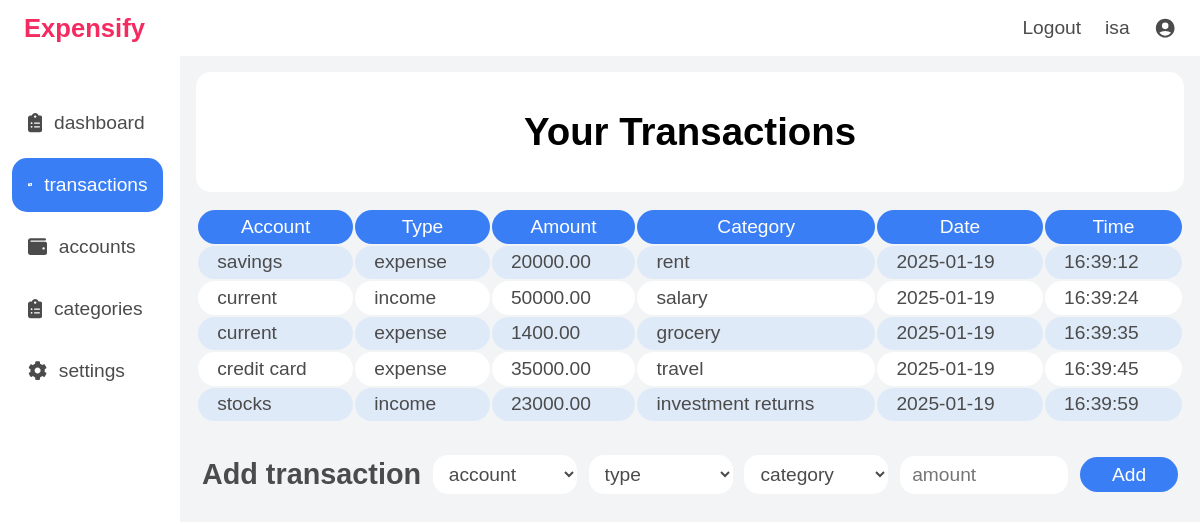
The app's page /transactions (signed in) with its own data.
### tables this page shows
CREATE TABLE users(user_id INTEGER NOT NULL PRIMARY KEY AUTOINCREMENT, username TEXT NOT NULL, password TEXT NOT NULL, email TEXT, currency TEXT DEFAULT 'INR');

CREATE TABLE transactions (t_id INTEGER NOT NULL PRIMARY KEY AUTOINCREMENT, user_id INTEGER NOT NULL, account_id INTEGER NOT NULL, type TEXT NOT NULL, amount REAL NOT NULL, category TEXT NOT NULL, date TEXT DEFAULT current_date, time TEXT DEFAULT current_time, FOREIGN KEY(user_id) REFERENCES users(user_id), FOREIGN KEY(account_id) REFERENCES accounts(account_id), FOREIGN KEY(category) REFERENCES categories(category));

CREATE TABLE accounts (account_id INTEGER NOT NULL PRIMARY KEY AUTOINCREMENT, user_id INTEGER NOT NULL, name TEXT NOT NULL, balance REAL DEFAULT 0, icon TEXT NOT NULL, FOREIGN KEY(user_id) REFERENCES users(user_id));

### app.py (the view)
@app.route("/transactions", methods=["GET", "POST"])
@login_required
def transactions():
    if request.method == "POST":
        user_id = session["user_id"]
        account = request.form.get("account")
        if account == "" or not account:
            return dashApology("select an account")
        dbcon = sqlite3.connect("database.db")
        cursor = dbcon.cursor()
        cursor.execute(f"SELECT account_id FROM accounts WHERE name = '{account}' AND user_id = {user_id};")
        account_id = cursor.fetchall()[0][0]
        type = request.form.get("type")
        amount = request.form.get("amount")
        category = request.form.get("category")
        if not type or not amount or not category or amount == "":
            return dashApology("enter all values")
        try:
            if not isinstance(float(amount), float):
                return dashApology("enter valid amount")
            if float(amount) <= 0:
                return dashApology("enter positive amount")
        except ValueError:
            return dashApology("enter valid amount")
        cursor.execute(f"INSERT INTO transactions (user_id, account_id, type, amount, category) VALUES({user_id}, {account_id}, '{type}', {amount}, '{category}');")
        if type == "expense":
            cursor.execute(f"UPDATE accounts SET balance = balance - {amount} WHERE user_id = {user_id} AND name = '{account}';")
        elif type == "income":
            cursor.execute(f"UPDATE accounts SET balance = balance + {amount} WHERE user_id = {user_id} AND name = '{account}';")
        cursor.close()
        dbcon.commit()
        dbcon.close()
        return redirect("/transactions")
    else:
        user_id = session["user_id"]
        dbcon = sqlite3.connect("database.db")
        cursor = dbcon.cursor()
        cursor.execute(f"SELECT username FROM users WHERE user_id = {user_id};")
        username = cursor.fetchall()[0][0]
        cursor.execute(f"SELECT name, icon FROM accounts WHERE user_id = {user_id};")
        accounts = cursor.fetchall()
        cursor.execute(f"SELECT category, icon FROM categories WHERE user_id = {user_id};")
        categories = cursor.fetchall()
        cursor.execute(f"SELECT name, type, amount, category, date, time FROM transactions JOIN accounts ON transactions.account_id = accounts.account_id WHERE transactions.user_id = {user_id};")
        rows = cursor.fetchall()
        cursor.close()
        dbcon.close()
        return render_template("transactions.html", username=username, accounts=accounts, categories=categories, rows=rows)

### app.py (called while the page is built)
@app.after_request
def after_request(response):
    response.headers["Cache-Control"] = "no-cache, no-store, must-revalidate"
    response.headers["Expires"] = 0
    response.headers["Pragma"] = "no-cache"
    return response

### helpers.py (called while the page is built)
def login_required(f):
    @wraps(f)
    def decorated_function(*args, **kwargs):
        if session.get("user_id") is None:
            return redirect("/login")
        return f(*args, **kwargs)
    return decorated_function

### templates/transactions.html (shortened to what this page needs)
{% extends "dashLayout.html" %}
{% block nav %}
    <nav>
        <div class="nav-link">
            <a href="/dashboard">dashboard</a>
        </div>
        <div class="nav-link selected">
            <a href="/transactions">transactions</a>
        </div>
        <div class="nav-link">
            <a href="/accounts">accounts</a>
        </div>
        <div class="nav-link">
            <a href="/categories">categories</a>
        </div>
        <div class="nav-link">
            <a href="/settings">settings</a>
        </div>
    </nav>
{% endblock %}
{% block main %}
    <main style="height: 100%; width: 85%;">
        <div class="transaction-section">
            <div class="transaction-header">
                <h1>Your Transactions</h1>
            </div>
            <table>
                <thead>
                    <tr>
                        <th>Account</th>
                        <th>Type</th>
                        <th>Amount</th>
                        <th>Category</th>
                        <th>Date</th>
                        <th>Time</th>
                    </tr>
                </thead>
                <tbody>
                    {% for row in rows %}
                        <tr>
                            <td>{{ row[0] }}</td>
                            <td>{{ row[1] }}</td>
                            <td>{{ "%.2f"|format(row[2]) }}</td>
                            <td>{{ row[3] }}</td>
                            <td>{{ row[4] }}</td>
                            <td>{{ row[5] }}</td>
                        </tr>
                    {% endfor %}
                </tbody>
            </table>
            <form action="/transactions" method="post">
                <h2>Add transaction</h2>
                <select name="account">
                    <option selected disabled>account</option>
                </select>
                <select name="type">
                    <option selected disabled value="">type</option>
                </select>
                <select name="category">
                    <option selected disabled value="">category</option>
                </select>
                <input name="amount" autocomplete="off" placeholder="amount">
                <button type="submit">Add</button>
            </form>
        </div>
    </main>
{% endblock %}

### templates/dashLayout.html (shortened to what this page needs)
<!DOCTYPE html>
<html lang="en">
<head>
    <link rel="stylesheet" href="../static/dashboard.css">
</head>
<body>
    <header>
        <p>Expensify</p>
        <div class="header-links">
            <a href="/logout">Logout</a>
            <a>{{ username }}</a>
        </div>
    </header>
    <section style="display: flex; height: 93vh; width: 100vw; justify-content: space-between;">
        {% block nav %}{% endblock %}
        {% block main %}{% endblock %}
    </section>
</body>
</html>

### static/dashboard.css (style rules this page uses)
body { margin: 0; padding: 0; height: fit-content; width: 100%; overflow-x: hidden; font-size: 62.5%; background-color: #F2F4F6; }
h1 { font-family: 'Onest', sans-serif; font-weight: 700; font-size: 2.4rem; text-align: center; margin: 0 0; }
h2 { font-family: 'Onest', sans-serif; font-weight: 700; font-size: 1.8rem; color: #4B4B4B; margin: 0.1rem 0 1rem 0; }
p, a, label, svg, th, td { font-family: 'Onest', sans-serif; font-weight: 500; font-size: 1.2rem; color: #4B4B4B; text-decoration: none; }
button { font-family: 'Onest', sans-serif; font-weight: 500; font-size: 1.2rem; color: #ffffff; background-color: #3A7EF6; border-radius: 20px; border: none; padding: 0.4rem 2rem; width: fit-content; }
header p { font-weight: 700; font-size: 1.6rem; color: #F42A60; }
header { display: flex; flex-direction: row; height: 7vh; padding: 0 2%; align-items: center; justify-content: space-between; background-color: white; }
.header-links { display: flex; gap: 2vw; }
nav { display: flex; flex-direction: column; height: 93vh; width: 13%; padding: 5vh 1%; align-items: left; justify-content: start; gap: 1vh; background-color: white; }
.nav-link { display: flex; align-items: center; justify-content: start; gap: 10%; width: 10vw; padding: 2vh 10%; border-radius: 15px; }
.selected { background-color: #3A7EF6; }
.selected a, .selected svg { color: white; }
table { background-color: transparent; margin-bottom: 1rem; width: 100%; }
table th, table td { vertical-align: middle; border-radius: 20px; padding: 0.3em 1.2rem; }
thead tr { background-color: #3A7EF6; }
th { color: white; }
tbody tr { background-color: white; }
tbody tr:nth-of-type(odd) { background-color: rgb(179, 208, 255, 0.3) }
.transaction-section { display: flex; flex-direction: column; gap: 1rem; height: 100%; width: 100% - 2rem; padding: 1rem; }
.transaction-header { background-color: white; border-radius: 15px; height: 15vh; display: flex; align-items: center; justify-content: center; }
.transaction-section form h2 { margin: 0; }
.transaction-section form { display: flex; align-items: center; justify-content: space-around; width: 100%; }
.transaction-section input, .transaction-section select { width: 12vw; background-color: white; border-radius: 15px; border: none; padding: 0.5rem 0.75rem; font-family: 'Onest', sans-serif; font-size: 1.2rem; color: #4B4B4B; }

### records on screen
users: username "isa"
transactions: name "savings", type "expense", amount "20000.00", category "rent", date "2025-01-19", time "16:39:12"
transactions: name "current", type "income", amount "50000.00", category "salary", date "2025-01-19", time "16:39:24"
transactions: name "current", type "expense", amount "1400.00", category "grocery", date "2025-01-19", time "16:39:35"
transactions: name "credit card", type "expense", amount "35000.00", category "travel", date "2025-01-19", time "16:39:45"
transactions: name "stocks", type "income", amount "23000.00", category "investment returns", date "2025-01-19", time "16:39:59"
